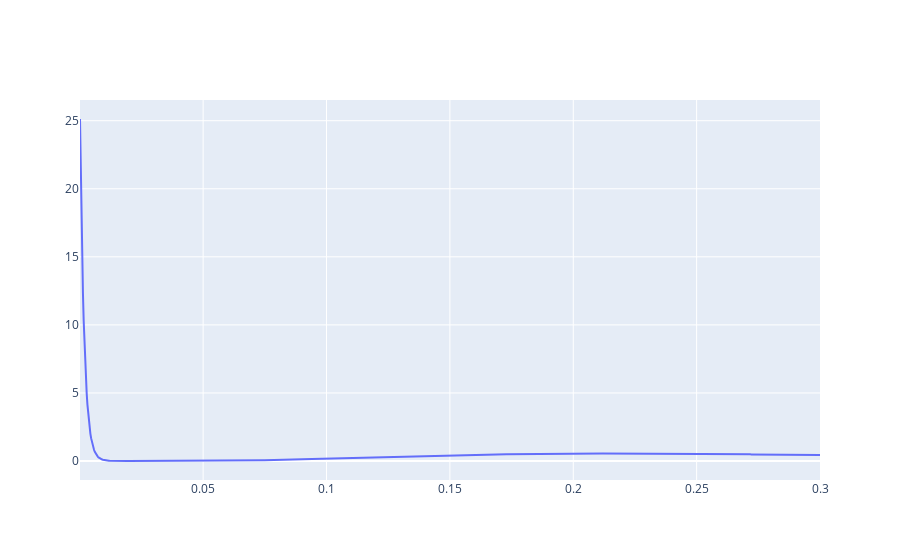

Source (notebook cell):
### Markdown cell above
# Checking why tau = 0.25 is the factor: 0.1

### Code cell
t_pts = np.linspace(0.0001,0.3, 1000)

v = 1; a = 2;theta = a/2; mu = theta*v
prob_large = [rtd_mu_large_t(t, mu) for t in t_pts]
prob_small = [rtd_mu_small_t(t, mu) for t in t_pts]
import plotly.graph_objects as go
fig = go.Figure()
fig.add_trace(go.Scatter(x=t_pts, y=np.abs(np.array(prob_large)-np.array(prob_small)),
                    mode='lines',
                    name='lines'))
fig.show()
# prob_large = [rtd_mu_large_t(t, mu, 50) for t in t_pts]
# prob_small = [rtd_mu_small_t(t, mu, 50) for t in t_pts]
# plt.plot(t_pts, prob_large, color='green')
# plt.plot(t_pts, prob_small, color='purple')

### Figure 1 — Plotly figure (JSON) as saved in the notebook; plotly's stock layout.template omitted (floating-point values rounded to 4 significant figures; data arrays with more than 128 entries replaced by an {"elided": "..."} marker saying what was removed)
{"data": [{"mode": "lines", "name": "lines", "type": "scatter", "x": {"elided": "1000 float values"}, "y": {"elided": "1000 float values"}}], "layout": {}}
